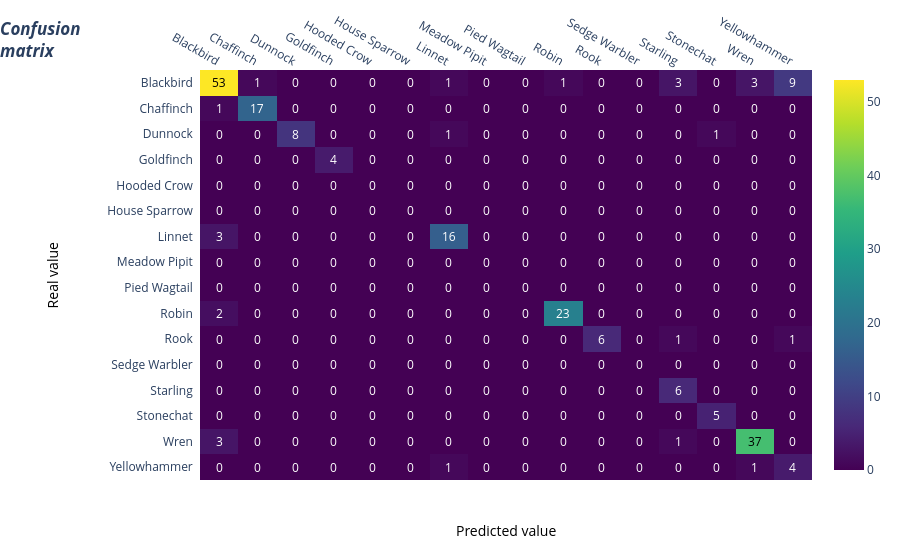

Write notebook code for a chart like this one.
### Code cell
#pred_lists = model_bal.predict(val_ds)
#y_pred = np.argmax(pred_lists, axis=-1)
#X          = np.array([X for X,_ in train_ds.unbatch()])
#y_true     = np.array([y for _,y in train_ds.unbatch()])
#pred_df    = pd.DataFrame(pred_lists, columns = categories)

#softmax_prediction_df = pred_df.apply(lambda x: np.exp(x - np.max(x))/np.exp(x - np.max(x)).sum(), axis=1)
# softmax_prediction_df.to_csv('results/'+filename_run+'_softmax_prediction_df.csv')

#cm = confusion_matrix([y for _, y in val_ds.unbatch()], y_pred, labels=[
#                      i for i in range(len(categories))])
#fig = plotly_cm(cm, categories)
#fig

### Figure 1 — Plotly figure (JSON) as saved in the notebook; plotly's stock layout.template omitted (floating-point values rounded to 4 significant figures; data arrays with more than 128 entries replaced by an {"elided": "..."} marker saying what was removed)
{"data": [{"colorscale": [[0, "#440154"], [0.1111, "#482878"], [0.2222, "#3e4989"], [0.3333, "#31688e"], [0.4444, "#26828e"], [0.5556, "#1f9e89"], [0.6667, "#35b779"], [0.7778, "#6ece58"], [0.8889, "#b5de2b"], [1, "#fde725"]], "reversescale": false, "showscale": true, "type": "heatmap", "x": ["Blackbird", "Chaffinch", "Dunnock", "Goldfinch", "Hooded Crow", "House Sparrow", "Linnet", "Meadow Pipit", "Pied Wagtail", "Robin", "Rook", "Sedge Warbler", "Starling", "Stonechat", "Wren", "Yellowhammer"], "y": ["Blackbird", "Chaffinch", "Dunnock", "Goldfinch", "Hooded Crow", "House Sparrow", "Linnet", "Meadow Pipit", "Pied Wagtail", "Robin", "Rook", "Sedge Warbler", "Starling", "Stonechat", "Wren", "Yellowhammer"], "z": {"elided": "16x16 int values"}}], "layout": {"annotations": [{"font": {"color": "#000000"}, "showarrow": false, "text": "53", "x": "Blackbird", "xref": "x", "y": "Blackbird", "yref": "y"}, {"font": {"color": "#FFFFFF"}, "showarrow": false, "text": "1", "x": "Chaffinch", "xref": "x", "y": "Blackbird", "yref": "y"}, {"font": {"color": "#FFFFFF"}, "showarrow": false, "text": "0", "x": "Dunnock", "xref": "x", "y": "Blackbird", "yref": "y"}, {"font": {"color": "#FFFFFF"}, "showarrow": false, "text": "0", "x": "Goldfinch", "xref": "x", "y": "Blackbird", "yref": "y"}, {"font": {"color": "#FFFFFF"}, "showarrow": false, "text": "0", "x": "Hooded Crow", "xref": "x", "y": "Blackbird", "yref": "y"}, {"font": {"color": "#FFFFFF"}, "showarrow": false, "text": "0", "x": "House Sparrow", "xref": "x", "y": "Blackbird", "yref": "y"}, {"font": {"color": "#FFFFFF"}, "showarrow": false, "text": "1", "x": "Linnet", "xref": "x", "y": "Blackbird", "yref": "y"}, {"font": {"color": "#FFFFFF"}, "showarrow": false, "text": "0", "x": "Meadow Pipit", "xref": "x", "y": "Blackbird", "yref": "y"}, {"font": {"color": "#FFFFFF"}, "showarrow": false, "text": "0", "x": "Pied Wagtail", "xref": "x", "y": "Blackbird", "yref": "y"}, {"font": {"color": "#FFFFFF"}, "showarrow": false, "text": "1", "x": "Robin", "xref": "x", "y": "Blackbird", "yref": "y"}, {"font": {"color": "#FFFFFF"}, "showarrow": false, "text": "0", "x": "Rook", "xref": "x", "y": "Blackbird", "yref": "y"}, {"font": {"color": "#FFFFFF"}, "showarrow": false, "text": "0", "x": "Sedge Warbler", "xref": "x", "y": "Blackbird", "yref": "y"}, {"font": {"color": "#FFFFFF"}, "showarrow": false, "text": "3", "x": "Starling", "xref": "x", "y": "Blackbird", "yref": "y"}, {"font": {"color": "#FFFFFF"}, "showarrow": false, "text": "0", "x": "Stonechat", "xref": "x", "y": "Blackbird", "yref": "y"}, {"font": {"color": "#FFFFFF"}, "showarrow": false, "text": "3", "x": "Wren", "xref": "x", "y": "Blackbird", "yref": "y"}, {"font": {"color": "#FFFFFF"}, "showarrow": false, "text": "9", "x": "Yellowhammer", "xref": "x", "y": "Blackbird", "yref": "y"}, {"font": {"color": "#FFFFFF"}, "showarrow": false, "text": "1", "x": "Blackbird", "xref": "x", "y": "Chaffinch", "yref": "y"}, {"font": {"color": "#FFFFFF"}, "showarrow": false, "text": "17", "x": "Chaffinch", "xref": "x", "y": "Chaffinch", "yref": "y"}, {"font": {"color": "#FFFFFF"}, "showarrow": false, "text": "0", "x": "Dunnock", "xref": "x", "y": "Chaffinch", "yref": "y"}, {"font": {"color": "#FFFFFF"}, "showarrow": false, "text": "0", "x": "Goldfinch", "xref": "x", "y": "Chaffinch", "yref": "y"}, {"font": {"color": "#FFFFFF"}, "showarrow": false, "text": "0", "x": "Hooded Crow", "xref": "x", "y": "Chaffinch", "yref": "y"}, {"font": {"color": "#FFFFFF"}, "showarrow": false, "text": "0", "x": "House Sparrow", "xref": "x", "y": "Chaffinch", "yref": "y"}, {"font": {"color": "#FFFFFF"}, "showarrow": false, "text": "0", "x": "Linnet", "xref": "x", "y": "Chaffinch", "yref": "y"}, {"font": {"color": "#FFFFFF"}, "showarrow": false, "text": "0", "x": "Meadow Pipit", "xref": "x", "y": "Chaffinch", "yref": "y"}, {"font": {"color": "#FFFFFF"}, "showarrow": false, "text": "0", "x": "Pied Wagtail", "xref": "x", "y": "Chaffinch", "yref": "y"}, {"font": {"color": "#FFFFFF"}, "showarrow": false, "text": "0", "x": "Robin", "xref": "x", "y": "Chaffinch", "yref": "y"}, {"font": {"color": "#FFFFFF"}, "showarrow": false, "text": "0", "x": "Rook", "xref": "x", "y": "Chaffinch", "yref": "y"}, {"font": {"color": "#FFFFFF"}, "showarrow": false, "text": "0", "x": "Sedge Warbler", "xref": "x", "y": "Chaffinch", "yref": "y"}, {"font": {"color": "#FFFFFF"}, "showarrow": false, "text": "0", "x": "Starling", "xref": "x", "y": "Chaffinch", "yref": "y"}, {"font": {"color": "#FFFFFF"}, "showarrow": false, "text": "0", "x": "Stonechat", "xref": "x", "y": "Chaffinch", "yref": "y"}, {"font": {"color": "#FFFFFF"}, "showarrow": false, "text": "0", "x": "Wren", "xref": "x", "y": "Chaffinch", "yref": "y"}, {"font": {"color": "#FFFFFF"}, "showarrow": false, "text": "0", "x": "Yellowhammer", "xref": "x", "y": "Chaffinch", "yref": "y"}, {"font": {"color": "#FFFFFF"}, "showarrow": false, "text": "0", "x": "Blackbird", "xref": "x", "y": "Dunnock", "yref": "y"}, {"font": {"color": "#FFFFFF"}, "showarrow": false, "text": "0", "x": "Chaffinch", "xref": "x", "y": "Dunnock", "yref": "y"}, {"font": {"color": "#FFFFFF"}, "showarrow": false, "text": "8", "x": "Dunnock", "xref": "x", "y": "Dunnock", "yref": "y"}, {"font": {"color": "#FFFFFF"}, "showarrow": false, "text": "0", "x": "Goldfinch", "xref": "x", "y": "Dunnock", "yref": "y"}, {"font": {"color": "#FFFFFF"}, "showarrow": false, "text": "0", "x": "Hooded Crow", "xref": "x", "y": "Dunnock", "yref": "y"}, {"font": {"color": "#FFFFFF"}, "showarrow": false, "text": "0", "x": "House Sparrow", "xref": "x", "y": "Dunnock", "yref": "y"}, {"font": {"color": "#FFFFFF"}, "showarrow": false, "text": "1", "x": "Linnet", "xref": "x", "y": "Dunnock", "yref": "y"}, {"font": {"color": "#FFFFFF"}, "showarrow": false, "text": "0", "x": "Meadow Pipit", "xref": "x", "y": "Dunnock", "yref": "y"}, {"font": {"color": "#FFFFFF"}, "showarrow": false, "text": "0", "x": "Pied Wagtail", "xref": "x", "y": "Dunnock", "yref": "y"}, {"font": {"color": "#FFFFFF"}, "showarrow": false, "text": "0", "x": "Robin", "xref": "x", "y": "Dunnock", "yref": "y"}, {"font": {"color": "#FFFFFF"}, "showarrow": false, "text": "0", "x": "Rook", "xref": "x", "y": "Dunnock", "yref": "y"}, {"font": {"color": "#FFFFFF"}, "showarrow": false, "text": "0", "x": "Sedge Warbler", "xref": "x", "y": "Dunnock", "yref": "y"}, {"font": {"color": "#FFFFFF"}, "showarrow": false, "text": "0", "x": "Starling", "xref": "x", "y": "Dunnock", "yref": "y"}, {"font": {"color": "#FFFFFF"}, "showarrow": false, "text": "1", "x": "Stonechat", "xref": "x", "y": "Dunnock", "yref": "y"}, {"font": {"color": "#FFFFFF"}, "showarrow": false, "text": "0", "x": "Wren", "xref": "x", "y": "Dunnock", "yref": "y"}, {"font": {"color": "#FFFFFF"}, "showarrow": false, "text": "0", "x": "Yellowhammer", "xref": "x", "y": "Dunnock", "yref": "y"}, {"font": {"color": "#FFFFFF"}, "showarrow": false, "text": "0", "x": "Blackbird", "xref": "x", "y": "Goldfinch", "yref": "y"}, {"font": {"color": "#FFFFFF"}, "showarrow": false, "text": "0", "x": "Chaffinch", "xref": "x", "y": "Goldfinch", "yref": "y"}, {"font": {"color": "#FFFFFF"}, "showarrow": false, "text": "0", "x": "Dunnock", "xref": "x", "y": "Goldfinch", "yref": "y"}, {"font": {"color": "#FFFFFF"}, "showarrow": false, "text": "4", "x": "Goldfinch", "xref": "x", "y": "Goldfinch", "yref": "y"}, {"font": {"color": "#FFFFFF"}, "showarrow": false, "text": "0", "x": "Hooded Crow", "xref": "x", "y": "Goldfinch", "yref": "y"}, {"font": {"color": "#FFFFFF"}, "showarrow": false, "text": "0", "x": "House Sparrow", "xref": "x", "y": "Goldfinch", "yref": "y"}, {"font": {"color": "#FFFFFF"}, "showarrow": false, "text": "0", "x": "Linnet", "xref": "x", "y": "Goldfinch", "yref": "y"}, {"font": {"color": "#FFFFFF"}, "showarrow": false, "text": "0", "x": "Meadow Pipit", "xref": "x", "y": "Goldfinch", "yref": "y"}, {"font": {"color": "#FFFFFF"}, "showarrow": false, "text": "0", "x": "Pied Wagtail", "xref": "x", "y": "Goldfinch", "yref": "y"}, {"font": {"color": "#FFFFFF"}, "showarrow": false, "text": "0", "x": "Robin", "xref": "x", "y": "Goldfinch", "yref": "y"}, {"font": {"color": "#FFFFFF"}, "showarrow": false, "text": "0", "x": "Rook", "xref": "x", "y": "Goldfinch", "yref": "y"}, {"font": {"color": "#FFFFFF"}, "showarrow": false, "text": "0", "x": "Sedge Warbler", "xref": "x", "y": "Goldfinch", "yref": "y"}, {"font": {"color": "#FFFFFF"}, "showarrow": false, "text": "0", "x": "Starling", "xref": "x", "y": "Goldfinch", "yref": "y"}, {"font": {"color": "#FFFFFF"}, "showarrow": false, "text": "0", "x": "Stonechat", "xref": "x", "y": "Goldfinch", "yref": "y"}, {"font": {"color": "#FFFFFF"}, "showarrow": false, "text": "0", "x": "Wren", "xref": "x", "y": "Goldfinch", "yref": "y"}, {"font": {"color": "#FFFFFF"}, "showarrow": false, "text": "0", "x": "Yellowhammer", "xref": "x", "y": "Goldfinch", "yref": "y"}, {"font": {"color": "#FFFFFF"}, "showarrow": false, "text": "0", "x": "Blackbird", "xref": "x", "y": "Hooded Crow", "yref": "y"}, {"font": {"color": "#FFFFFF"}, "showarrow": false, "text": "0", "x": "Chaffinch", "xref": "x", "y": "Hooded Crow", "yref": "y"}, {"font": {"color": "#FFFFFF"}, "showarrow": false, "text": "0", "x": "Dunnock", "xref": "x", "y": "Hooded Crow", "yref": "y"}, {"font": {"color": "#FFFFFF"}, "showarrow": false, "text": "0", "x": "Goldfinch", "xref": "x", "y": "Hooded Crow", "yref": "y"}, {"font": {"color": "#FFFFFF"}, "showarrow": false, "text": "0", "x": "Hooded Crow", "xref": "x", "y": "Hooded Crow", "yref": "y"}, {"font": {"color": "#FFFFFF"}, "showarrow": false, "text": "0", "x": "House Sparrow", "xref": "x", "y": "Hooded Crow", "yref": "y"}, {"font": {"color": "#FFFFFF"}, "showarrow": false, "text": "0", "x": "Linnet", "xref": "x", "y": "Hooded Crow", "yref": "y"}, {"font": {"color": "#FFFFFF"}, "showarrow": false, "text": "0", "x": "Meadow Pipit", "xref": "x", "y": "Hooded Crow", "yref": "y"}, {"font": {"color": "#FFFFFF"}, "showarrow": false, "text": "0", "x": "Pied Wagtail", "xref": "x", "y": "Hooded Crow", "yref": "y"}, {"font": {"color": "#FFFFFF"}, "showarrow": false, "text": "0", "x": "Robin", "xref": "x", "y": "Hooded Crow", "yref": "y"}, {"font": {"color": "#FFFFFF"}, "showarrow": false, "text": "0", "x": "Rook", "xref": "x", "y": "Hooded Crow", "yref": "y"}, {"font": {"color": "#FFFFFF"}, "showarrow": false, "text": "0", "x": "Sedge Warbler", "xref": "x", "y": "Hooded Crow", "yref": "y"}, {"font": {"color": "#FFFFFF"}, "showarrow": false, "text": "0", "x": "Starling", "xref": "x", "y": "Hooded Crow", "yref": "y"}, {"font": {"color": "#FFFFFF"}, "showarrow": false, "text": "0", "x": "Stonechat", "xref": "x", "y": "Hooded Crow", "yref": "y"}, {"font": {"color": "#FFFFFF"}, "showarrow": false, "text": "0", "x": "Wren", "xref": "x", "y": "Hooded Crow", "yref": "y"}, {"font": {"color": "#FFFFFF"}, "showarrow": false, "text": "0", "x": "Yellowhammer", "xref": "x", "y": "Hooded Crow", "yref": "y"}, {"font": {"color": "#FFFFFF"}, "showarrow": false, "text": "0", "x": "Blackbird", "xref": "x", "y": "House Sparrow", "yref": "y"}, {"font": {"color": "#FFFFFF"}, "showarrow": false, "text": "0", "x": "Chaffinch", "xref": "x", "y": "House Sparrow", "yref": "y"}, {"font": {"color": "#FFFFFF"}, "showarrow": false, "text": "0", "x": "Dunnock", "xref": "x", "y": "House Sparrow", "yref": "y"}, {"font": {"color": "#FFFFFF"}, "showarrow": false, "text": "0", "x": "Goldfinch", "xref": "x", "y": "House Sparrow", "yref": "y"}, {"font": {"color": "#FFFFFF"}, "showarrow": false, "text": "0", "x": "Hooded Crow", "xref": "x", "y": "House Sparrow", "yref": "y"}, {"font": {"color": "#FFFFFF"}, "showarrow": false, "text": "0", "x": "House Sparrow", "xref": "x", "y": "House Sparrow", "yref": "y"}, {"font": {"color": "#FFFFFF"}, "showarrow": false, "text": "0", "x": "Linnet", "xref": "x", "y": "House Sparrow", "yref": "y"}, {"font": {"color": "#FFFFFF"}, "showarrow": false, "text": "0", "x": "Meadow Pipit", "xref": "x", "y": "House Sparrow", "yref": "y"}, {"font": {"color": "#FFFFFF"}, "showarrow": false, "text": "0", "x": "Pied Wagtail", "xref": "x", "y": "House Sparrow", "yref": "y"}, {"font": {"color": "#FFFFFF"}, "showarrow": false, "text": "0", "x": "Robin", "xref": "x", "y": "House Sparrow", "yref": "y"}, {"font": {"color": "#FFFFFF"}, "showarrow": false, "text": "0", "x": "Rook", "xref": "x", "y": "House Sparrow", "yref": "y"}, {"font": {"color": "#FFFFFF"}, "showarrow": false, "text": "0", "x": "Sedge Warbler", "xref": "x", "y": "House Sparrow", "yref": "y"}, {"font": {"color": "#FFFFFF"}, "showarrow": false, "text": "0", "x": "Starling", "xref": "x", "y": "House Sparrow", "yref": "y"}, {"font": {"color": "#FFFFFF"}, "showarrow": false, "text": "0", "x": "Stonechat", "xref": "x", "y": "House Sparrow", "yref": "y"}, {"font": {"color": "#FFFFFF"}, "showarrow": false, "text": "0", "x": "Wren", "xref": "x", "y": "House Sparrow", "yref": "y"}, {"font": {"color": "#FFFFFF"}, "showarrow": false, "text": "0", "x": "Yellowhammer", "xref": "x", "y": "House Sparrow", "yref": "y"}, {"font": {"color": "#FFFFFF"}, "showarrow": false, "text": "3", "x": "Blackbird", "xref": "x", "y": "Linnet", "yref": "y"}, {"font": {"color": "#FFFFFF"}, "showarrow": false, "text": "0", "x": "Chaffinch", "xref": "x", "y": "Linnet", "yref": "y"}, {"font": {"color": "#FFFFFF"}, "showarrow": false, "text": "0", "x": "Dunnock", "xref": "x", "y": "Linnet", "yref": "y"}, {"font": {"color": "#FFFFFF"}, "showarrow": false, "text": "0", "x": "Goldfinch", "xref": "x", "y": "Linnet", "yref": "y"}, {"font": {"color": "#FFFFFF"}, "showarrow": false, "text": "0", "x": "Hooded Crow", "xref": "x", "y": "Linnet", "yref": "y"}, {"font": {"color": "#FFFFFF"}, "showarrow": false, "text": "0", "x": "House Sparrow", "xref": "x", "y": "Linnet", "yref": "y"}, {"font": {"color": "#FFFFFF"}, "showarrow": false, "text": "16", "x": "Linnet", "xref": "x", "y": "Linnet", "yref": "y"}, {"font": {"color": "#FFFFFF"}, "showarrow": false, "text": "0", "x": "Meadow Pipit", "xref": "x", "y": "Linnet", "yref": "y"}, {"font": {"color": "#FFFFFF"}, "showarrow": false, "text": "0", "x": "Pied Wagtail", "xref": "x", "y": "Linnet", "yref": "y"}, {"font": {"color": "#FFFFFF"}, "showarrow": false, "text": "0", "x": "Robin", "xref": "x", "y": "Linnet", "yref": "y"}, {"font": {"color": "#FFFFFF"}, "showarrow": false, "text": "0", "x": "Rook", "xref": "x", "y": "Linnet", "yref": "y"}, {"font": {"color": "#FFFFFF"}, "showarrow": false, "text": "0", "x": "Sedge Warbler", "xref": "x", "y": "Linnet", "yref": "y"}, {"font": {"color": "#FFFFFF"}, "showarrow": false, "text": "0", "x": "Starling", "xref": "x", "y": "Linnet", "yref": "y"}, {"font": {"color": "#FFFFFF"}, "showarrow": false, "text": "0", "x": "Stonechat", "xref": "x", "y": "Linnet", "yref": "y"}, {"font": {"color": "#FFFFFF"}, "showarrow": false, "text": "0", "x": "Wren", "xref": "x", "y": "Linnet", "yref": "y"}, {"font": {"color": "#FFFFFF"}, "showarrow": false, "text": "0", "x": "Yellowhammer", "xref": "x", "y": "Linnet", "yref": "y"}, {"font": {"color": "#FFFFFF"}, "showarrow": false, "text": "0", "x": "Blackbird", "xref": "x", "y": "Meadow Pipit", "yref": "y"}, {"font": {"color": "#FFFFFF"}, "showarrow": false, "text": "0", "x": "Chaffinch", "xref": "x", "y": "Meadow Pipit", "yref": "y"}, {"font": {"color": "#FFFFFF"}, "showarrow": false, "text": "0", "x": "Dunnock", "xref": "x", "y": "Meadow Pipit", "yref": "y"}, {"font": {"color": "#FFFFFF"}, "showarrow": false, "text": "0", "x": "Goldfinch", "xref": "x", "y": "Meadow Pipit", "yref": "y"}, {"font": {"color": "#FFFFFF"}, "showarrow": false, "text": "0", "x": "Hooded Crow", "xref": "x", "y": "Meadow Pipit", "yref": "y"}, {"font": {"color": "#FFFFFF"}, "showarrow": false, "text": "0", "x": "House Sparrow", "xref": "x", "y": "Meadow Pipit", "yref": "y"}, {"font": {"color": "#FFFFFF"}, "showarrow": false, "text": "0", "x": "Linnet", "xref": "x", "y": "Meadow Pipit", "yref": "y"}, {"font": {"color": "#FFFFFF"}, "showarrow": false, "text": "0", "x": "Meadow Pipit", "xref": "x", "y": "Meadow Pipit", "yref": "y"}, {"font": {"color": "#FFFFFF"}, "showarrow": false, "text": "0", "x": "Pied Wagtail", "xref": "x", "y": "Meadow Pipit", "yref": "y"}, {"font": {"color": "#FFFFFF"}, "showarrow": false, "text": "0", "x": "Robin", "xref": "x", "y": "Meadow Pipit", "yref": "y"}, {"font": {"color": "#FFFFFF"}, "showarrow": false, "text": "0", "x": "Rook", "xref": "x", "y": "Meadow Pipit", "yref": "y"}, {"font": {"color": "#FFFFFF"}, "showarrow": false, "text": "0", "x": "Sedge Warbler", "xref": "x", "y": "Meadow Pipit", "yref": "y"}, {"font": {"color": "#FFFFFF"}, "showarrow": false, "text": "0", "x": "Starling", "xref": "x", "y": "Meadow Pipit", "yref": "y"}, {"font": {"color": "#FFFFFF"}, "showarrow": false, "text": "0", "x": "Stonechat", "xref": "x", "y": "Meadow Pipit", "yref": "y"}, {"font": {"color": "#FFFFFF"}, "showarrow": false, "text": "0", "x": "Wren", "xref": "x", "y": "Meadow Pipit", "yref": "y"}, {"font": {"color": "#FFFFFF"}, "showarrow": false, "text": "0", "x": "Yellowhammer", "xref": "x", "y": "Meadow Pipit", "yref": "y"}, {"font": {"color": "#FFFFFF"}, "showarrow": false, "text": "0", "x": "Blackbird", "xref": "x", "y": "Pied Wagtail", "yref": "y"}, {"font": {"color": "#FFFFFF"}, "showarrow": false, "text": "0", "x": "Chaffinch", "xref": "x", "y": "Pied Wagtail", "yref": "y"}, {"font": {"color": "#FFFFFF"}, "showarrow": false, "text": "0", "x": "Dunnock", "xref": "x", "y": "Pied Wagtail", "yref": "y"}, {"font": {"color": "#FFFFFF"}, "showarrow": false, "text": "0", "x": "Goldfinch", "xref": "x", "y": "Pied Wagtail", "yref": "y"}, {"font": {"color": "#FFFFFF"}, "showarrow": false, "text": "0", "x": "Hooded Crow", "xref": "x", "y": "Pied Wagtail", "yref": "y"}, {"font": {"color": "#FFFFFF"}, "showarrow": false, "text": "0", "x": "House Sparrow", "xref": "x", "y": "Pied Wagtail", "yref": "y"}, {"font": {"color": "#FFFFFF"}, "showarrow": false, "text": "0", "x": "Linnet", "xref": "x", "y": "Pied Wagtail", "yref": "y"}, {"font": {"color": "#FFFFFF"}, "showarrow": false, "text": "0", "x": "Meadow Pipit", "xref": "x", "y": "Pied Wagtail", "yref": "y"}, {"font": {"color": "#FFFFFF"}, "showarrow": false, "text": "0", "x": "Pied Wagtail", "xref": "x", "y": "Pied Wagtail", "yref": "y"}, {"font": {"color": "#FFFFFF"}, "showarrow": false, "text": "0", "x": "Robin", "xref": "x", "y": "Pied Wagtail", "yref": "y"}, {"font": {"color": "#FFFFFF"}, "showarrow": false, "text": "0", "x": "Rook", "xref": "x", "y": "Pied Wagtail", "yref": "y"}, {"font": {"color": "#FFFFFF"}, "showarrow": false, "text": "0", "x": "Sedge Warbler", "xref": "x", "y": "Pied Wagtail", "yref": "y"}, {"font": {"color": "#FFFFFF"}, "showarrow": false, "text": "0", "x": "Starling", "xref": "x", "y": "Pied Wagtail", "yref": "y"}, {"font": {"color": "#FFFFFF"}, "showarrow": false, "text": "0", "x": "Stonechat", "xref": "x", "y": "Pied Wagtail", "yref": "y"}, {"font": {"color": "#FFFFFF"}, "showarrow": false, "text": "0", "x": "Wren", "xref": "x", "y": "Pied Wagtail", "yref": "y"}, {"font": {"color": "#FFFFFF"}, "showarrow": false, "text": "0", "x": "Yellowhammer", "xref": "x", "y": "Pied Wagtail", "yref": "y"}, {"font": {"color": "#FFFFFF"}, "showarrow": false, "text": "2", "x": "Blackbird", "xref": "x", "y": "Robin", "yref": "y"}, {"font": {"color": "#FFFFFF"}, "showarrow": false, "text": "0", "x": "Chaffinch", "xref": "x", "y": "Robin", "yref": "y"}, {"font": {"color": "#FFFFFF"}, "showarrow": false, "text": "0", "x": "Dunnock", "xref": "x", "y": "Robin", "yref": "y"}, {"font": {"color": "#FFFFFF"}, "showarrow": false, "text": "0", "x": "Goldfinch", "xref": "x", "y": "Robin", "yref": "y"}, {"font": {"color": "#FFFFFF"}, "showarrow": false, "text": "0", "x": "Hooded Crow", "xref": "x", "y": "Robin", "yref": "y"}, {"font": {"color": "#FFFFFF"}, "showarrow": false, "text": "0", "x": "House Sparrow", "xref": "x", "y": "Robin", "yref": "y"}, {"font": {"color": "#FFFFFF"}, "showarrow": false, "text": "0", "x": "Linnet", "xref": "x", "y": "Robin", "yref": "y"}, {"font": {"color": "#FFFFFF"}, "showarrow": false, "text": "0", "x": "Meadow Pipit", "xref": "x", "y": "Robin", "yref": "y"}, {"font": {"color": "#FFFFFF"}, "showarrow": false, "text": "0", "x": "Pied Wagtail", "xref": "x", "y": "Robin", "yref": "y"}, {"font": {"color": "#FFFFFF"}, "showarrow": false, "text": "23", "x": "Robin", "xref": "x", "y": "Robin", "yref": "y"}, {"font": {"color": "#FFFFFF"}, "showarrow": false, "text": "0", "x": "Rook", "xref": "x", "y": "Robin", "yref": "y"}, {"font": {"color": "#FFFFFF"}, "showarrow": false, "text": "0", "x": "Sedge Warbler", "xref": "x", "y": "Robin", "yref": "y"}, {"font": {"color": "#FFFFFF"}, "showarrow": false, "text": "0", "x": "Starling", "xref": "x", "y": "Robin", "yref": "y"}, {"font": {"color": "#FFFFFF"}, "showarrow": false, "text": "0", "x": "Stonechat", "xref": "x", "y": "Robin", "yref": "y"}, {"font": {"color": "#FFFFFF"}, "showarrow": false, "text": "0", "x": "Wren", "xref": "x", "y": "Robin", "yref": "y"}, {"font": {"color": "#FFFFFF"}, "showarrow": false, "text": "0", "x": "Yellowhammer", "xref": "x", "y": "Robin", "yref": "y"}, {"font": {"color": "#FFFFFF"}, "showarrow": false, "text": "0", "x": "Blackbird", "xref": "x", "y": "Rook", "yref": "y"}, {"font": {"color": "#FFFFFF"}, "showarrow": false, "text": "0", "x": "Chaffinch", "xref": "x", "y": "Rook", "yref": "y"}, {"font": {"color": "#FFFFFF"}, "showarrow": false, "text": "0", "x": "Dunnock", "xref": "x", "y": "Rook", "yref": "y"}, {"font": {"color": "#FFFFFF"}, "showarrow": false, "text": "0", "x": "Goldfinch", "xref": "x", "y": "Rook", "yref": "y"}, {"font": {"color": "#FFFFFF"}, "showarrow": false, "text": "0", "x": "Hooded Crow", "xref": "x", "y": "Rook", "yref": "y"}, {"font": {"color": "#FFFFFF"}, "showarrow": false, "text": "0", "x": "House Sparrow", "xref": "x", "y": "Rook", "yref": "y"}, {"font": {"color": "#FFFFFF"}, "showarrow": false, "text": "0", "x": "Linnet", "xref": "x", "y": "Rook", "yref": "y"}, {"font": {"color": "#FFFFFF"}, "showarrow": false, "text": "0", "x": "Meadow Pipit", "xref": "x", "y": "Rook", "yref": "y"}, {"font": {"color": "#FFFFFF"}, "showarrow": false, "text": "0", "x": "Pied Wagtail", "xref": "x", "y": "Rook", "yref": "y"}, {"font": {"color": "#FFFFFF"}, "showarrow": false, "text": "0", "x": "Robin", "xref": "x", "y": "Rook", "yref": "y"}, {"font": {"color": "#FFFFFF"}, "showarrow": false, "text": "6", "x": "Rook", "xref": "x", "y": "Rook", "yref": "y"}, {"font": {"color": "#FFFFFF"}, "showarrow": false, "text": "0", "x": "Sedge Warbler", "xref": "x", "y": "Rook", "yref": "y"}, {"font": {"color": "#FFFFFF"}, "showarrow": false, "text": "1", "x": "Starling", "xref": "x", "y": "Rook", "yref": "y"}, {"font": {"color": "#FFFFFF"}, "showarrow": false, "text": "0", "x": "Stonechat", "xref": "x", "y": "Rook", "yref": "y"}, {"font": {"color": "#FFFFFF"}, "showarrow": false, "text": "0", "x": "Wren", "xref": "x", "y": "Rook", "yref": "y"}, {"font": {"color": "#FFFFFF"}, "showarrow": false, "text": "1", "x": "Yellowhammer", "xref": "x", "y": "Rook", "yref": "y"}, {"font": {"color": "#FFFFFF"}, "showarrow": false, "text": "0", "x": "Blackbird", "xref": "x", "y": "Sedge Warbler", "yref": "y"}, {"font": {"color": "#FFFFFF"}, "showarrow": false, "text": "0", "x": "Chaffinch", "xref": "x", "y": "Sedge Warbler", "yref": "y"}, {"font": {"color": "#FFFFFF"}, "showarrow": false, "text": "0", "x": "Dunnock", "xref": "x", "y": "Sedge Warbler", "yref": "y"}, {"font": {"color": "#FFFFFF"}, "showarrow": false, "text": "0", "x": "Goldfinch", "xref": "x", "y": "Sedge Warbler", "yref": "y"}, {"font": {"color": "#FFFFFF"}, "showarrow": false, "text": "0", "x": "Hooded Crow", "xref": "x", "y": "Sedge Warbler", "yref": "y"}, {"font": {"color": "#FFFFFF"}, "showarrow": false, "text": "0", "x": "House Sparrow", "xref": "x", "y": "Sedge Warbler", "yref": "y"}, {"font": {"color": "#FFFFFF"}, "showarrow": false, "text": "0", "x": "Linnet", "xref": "x", "y": "Sedge Warbler", "yref": "y"}, {"font": {"color": "#FFFFFF"}, "showarrow": false, "text": "0", "x": "Meadow Pipit", "xref": "x", "y": "Sedge Warbler", "yref": "y"}, {"font": {"color": "#FFFFFF"}, "showarrow": false, "text": "0", "x": "Pied Wagtail", "xref": "x", "y": "Sedge Warbler", "yref": "y"}, {"font": {"color": "#FFFFFF"}, "showarrow": false, "text": "0", "x": "Robin", "xref": "x", "y": "Sedge Warbler", "yref": "y"}, {"font": {"color": "#FFFFFF"}, "showarrow": false, "text": "0", "x": "Rook", "xref": "x", "y": "Sedge Warbler", "yref": "y"}, {"font": {"color": "#FFFFFF"}, "showarrow": false, "text": "0", "x": "Sedge Warbler", "xref": "x", "y": "Sedge Warbler", "yref": "y"}, {"font": {"color": "#FFFFFF"}, "showarrow": false, "text": "0", "x": "Starling", "xref": "x", "y": "Sedge Warbler", "yref": "y"}, {"font": {"color": "#FFFFFF"}, "showarrow": false, "text": "0", "x": "Stonechat", "xref": "x", "y": "Sedge Warbler", "yref": "y"}, {"font": {"color": "#FFFFFF"}, "showarrow": false, "text": "0", "x": "Wren", "xref": "x", "y": "Sedge Warbler", "yref": "y"}, {"font": {"color": "#FFFFFF"}, "showarrow": false, "text": "0", "x": "Yellowhammer", "xref": "x", "y": "Sedge Warbler", "yref": "y"}, {"font": {"color": "#FFFFFF"}, "showarrow": false, "text": "0", "x": "Blackbird", "xref": "x", "y": "Starling", "yref": "y"}, {"font": {"color": "#FFFFFF"}, "showarrow": false, "text": "0", "x": "Chaffinch", "xref": "x", "y": "Starling", "yref": "y"}, {"font": {"color": "#FFFFFF"}, "showarrow": false, "text": "0", "x": "Dunnock", "xref": "x", "y": "Starling", "yref": "y"}, {"font": {"color": "#FFFFFF"}, "showarrow": false, "text": "0", "x": "Goldfinch", "xref": "x", "y": "Starling", "yref": "y"}, {"font": {"color": "#FFFFFF"}, "showarrow": false, "text": "0", "x": "Hooded Crow", "xref": "x", "y": "Starling", "yref": "y"}, {"font": {"color": "#FFFFFF"}, "showarrow": false, "text": "0", "x": "House Sparrow", "xref": "x", "y": "Starling", "yref": "y"}, {"font": {"color": "#FFFFFF"}, "showarrow": false, "text": "0", "x": "Linnet", "xref": "x", "y": "Starling", "yref": "y"}, {"font": {"color": "#FFFFFF"}, "showarrow": false, "text": "0", "x": "Meadow Pipit", "xref": "x", "y": "Starling", "yref": "y"}, {"font": {"color": "#FFFFFF"}, "showarrow": false, "text": "0", "x": "Pied Wagtail", "xref": "x", "y": "Starling", "yref": "y"}, {"font": {"color": "#FFFFFF"}, "showarrow": false, "text": "0", "x": "Robin", "xref": "x", "y": "Starling", "yref": "y"}, {"font": {"color": "#FFFFFF"}, "showarrow": false, "text": "0", "x": "Rook", "xref": "x", "y": "Starling", "yref": "y"}, {"font": {"color": "#FFFFFF"}, "showarrow": false, "text": "0", "x": "Sedge Warbler", "xref": "x", "y": "Starling", "yref": "y"}, {"font": {"color": "#FFFFFF"}, "showarrow": false, "text": "6", "x": "Starling", "xref": "x", "y": "Starling", "yref": "y"}, {"font": {"color": "#FFFFFF"}, "showarrow": false, "text": "0", "x": "Stonechat", "xref": "x", "y": "Starling", "yref": "y"}, {"font": {"color": "#FFFFFF"}, "showarrow": false, "text": "0", "x": "Wren", "xref": "x", "y": "Starling", "yref": "y"}, {"font": {"color": "#FFFFFF"}, "showarrow": false, "text": "0", "x": "Yellowhammer", "xref": "x", "y": "Starling", "yref": "y"}, {"font": {"color": "#FFFFFF"}, "showarrow": false, "text": "0", "x": "Blackbird", "xref": "x", "y": "Stonechat", "yref": "y"}, {"font": {"color": "#FFFFFF"}, "showarrow": false, "text": "0", "x": "Chaffinch", "xref": "x", "y": "Stonechat", "yref": "y"}, {"font": {"color": "#FFFFFF"}, "showarrow": false, "text": "0", "x": "Dunnock", "xref": "x", "y": "Stonechat", "yref": "y"}, {"font": {"color": "#FFFFFF"}, "showarrow": false, "text": "0", "x": "Goldfinch", "xref": "x", "y": "Stonechat", "yref": "y"}, {"font": {"color": "#FFFFFF"}, "showarrow": false, "text": "0", "x": "Hooded Crow", "xref": "x", "y": "Stonechat", "yref": "y"}, {"font": {"color": "#FFFFFF"}, "showarrow": false, "text": "0", "x": "House Sparrow", "xref": "x", "y": "Stonechat", "yref": "y"}, {"font": {"color": "#FFFFFF"}, "showarrow": false, "text": "0", "x": "Linnet", "xref": "x", "y": "Stonechat", "yref": "y"}, {"font": {"color": "#FFFFFF"}, "showarrow": false, "text": "0", "x": "Meadow Pipit", "xref": "x", "y": "Stonechat", "yref": "y"}, {"font": {"color": "#FFFFFF"}, "showarrow": false, "text": "0", "x": "Pied Wagtail", "xref": "x", "y": "Stonechat", "yref": "y"}, {"font": {"color": "#FFFFFF"}, "showarrow": false, "text": "0", "x": "Robin", "xref": "x", "y": "Stonechat", "yref": "y"}, {"font": {"color": "#FFFFFF"}, "showarrow": false, "text": "0", "x": "Rook", "xref": "x", "y": "Stonechat", "yref": "y"}, {"font": {"color": "#FFFFFF"}, "showarrow": false, "text": "0", "x": "Sedge Warbler", "xref": "x", "y": "Stonechat", "yref": "y"}, {"font": {"color": "#FFFFFF"}, "showarrow": false, "text": "0", "x": "Starling", "xref": "x", "y": "Stonechat", "yref": "y"}, {"font": {"color": "#FFFFFF"}, "showarrow": false, "text": "5", "x": "Stonechat", "xref": "x", "y": "Stonechat", "yref": "y"}, {"font": {"color": "#FFFFFF"}, "showarrow": false, "text": "0", "x": "Wren", "xref": "x", "y": "Stonechat", "yref": "y"}, {"font": {"color": "#FFFFFF"}, "showarrow": false, "text": "0", "x": "Yellowhammer", "xref": "x", "y": "Stonechat", "yref": "y"}, {"font": {"color": "#FFFFFF"}, "showarrow": false, "text": "3", "x": "Blackbird", "xref": "x", "y": "Wren", "yref": "y"}, {"font": {"color": "#FFFFFF"}, "showarrow": false, "text": "0", "x": "Chaffinch", "xref": "x", "y": "Wren", "yref": "y"}, {"font": {"color": "#FFFFFF"}, "showarrow": false, "text": "0", "x": "Dunnock", "xref": "x", "y": "Wren", "yref": "y"}, {"font": {"color": "#FFFFFF"}, "showarrow": false, "text": "0", "x": "Goldfinch", "xref": "x", "y": "Wren", "yref": "y"}, {"font": {"color": "#FFFFFF"}, "showarrow": false, "text": "0", "x": "Hooded Crow", "xref": "x", "y": "Wren", "yref": "y"}, {"font": {"color": "#FFFFFF"}, "showarrow": false, "text": "0", "x": "House Sparrow", "xref": "x", "y": "Wren", "yref": "y"}, {"font": {"color": "#FFFFFF"}, "showarrow": false, "text": "0", "x": "Linnet", "xref": "x", "y": "Wren", "yref": "y"}, {"font": {"color": "#FFFFFF"}, "showarrow": false, "text": "0", "x": "Meadow Pipit", "xref": "x", "y": "Wren", "yref": "y"}, {"font": {"color": "#FFFFFF"}, "showarrow": false, "text": "0", "x": "Pied Wagtail", "xref": "x", "y": "Wren", "yref": "y"}, {"font": {"color": "#FFFFFF"}, "showarrow": false, "text": "0", "x": "Robin", "xref": "x", "y": "Wren", "yref": "y"}, {"font": {"color": "#FFFFFF"}, "showarrow": false, "text": "0", "x": "Rook", "xref": "x", "y": "Wren", "yref": "y"}, {"font": {"color": "#FFFFFF"}, "showarrow": false, "text": "0", "x": "Sedge Warbler", "xref": "x", "y": "Wren", "yref": "y"}, {"font": {"color": "#FFFFFF"}, "showarrow": false, "text": "1", "x": "Starling", "xref": "x", "y": "Wren", "yref": "y"}, {"font": {"color": "#FFFFFF"}, "showarrow": false, "text": "0", "x": "Stonechat", "xref": "x", "y": "Wren", "yref": "y"}, {"font": {"color": "#000000"}, "showarrow": false, "text": "37", "x": "Wren", "xref": "x", "y": "Wren", "yref": "y"}, {"font": {"color": "#FFFFFF"}, "showarrow": false, "text": "0", "x": "Yellowhammer", "xref": "x", "y": "Wren", "yref": "y"}, {"font": {"color": "#FFFFFF"}, "showarrow": false, "text": "0", "x": "Blackbird", "xref": "x", "y": "Yellowhammer", "yref": "y"}, {"font": {"color": "#FFFFFF"}, "showarrow": false, "text": "0", "x": "Chaffinch", "xref": "x", "y": "Yellowhammer", "yref": "y"}, {"font": {"color": "#FFFFFF"}, "showarrow": false, "text": "0", "x": "Dunnock", "xref": "x", "y": "Yellowhammer", "yref": "y"}, {"font": {"color": "#FFFFFF"}, "showarrow": false, "text": "0", "x": "Goldfinch", "xref": "x", "y": "Yellowhammer", "yref": "y"}, {"font": {"color": "#FFFFFF"}, "showarrow": false, "text": "0", "x": "Hooded Crow", "xref": "x", "y": "Yellowhammer", "yref": "y"}, {"font": {"color": "#FFFFFF"}, "showarrow": false, "text": "0", "x": "House Sparrow", "xref": "x", "y": "Yellowhammer", "yref": "y"}, {"font": {"color": "#FFFFFF"}, "showarrow": false, "text": "1", "x": "Linnet", "xref": "x", "y": "Yellowhammer", "yref": "y"}, {"font": {"color": "#FFFFFF"}, "showarrow": false, "text": "0", "x": "Meadow Pipit", "xref": "x", "y": "Yellowhammer", "yref": "y"}, {"font": {"color": "#FFFFFF"}, "showarrow": false, "text": "0", "x": "Pied Wagtail", "xref": "x", "y": "Yellowhammer", "yref": "y"}, {"font": {"color": "#FFFFFF"}, "showarrow": false, "text": "0", "x": "Robin", "xref": "x", "y": "Yellowhammer", "yref": "y"}, {"font": {"color": "#FFFFFF"}, "showarrow": false, "text": "0", "x": "Rook", "xref": "x", "y": "Yellowhammer", "yref": "y"}, {"font": {"color": "#FFFFFF"}, "showarrow": false, "text": "0", "x": "Sedge Warbler", "xref": "x", "y": "Yellowhammer", "yref": "y"}, {"font": {"color": "#FFFFFF"}, "showarrow": false, "text": "0", "x": "Starling", "xref": "x", "y": "Yellowhammer", "yref": "y"}, {"font": {"color": "#FFFFFF"}, "showarrow": false, "text": "0", "x": "Stonechat", "xref": "x", "y": "Yellowhammer", "yref": "y"}, {"font": {"color": "#FFFFFF"}, "showarrow": false, "text": "1", "x": "Wren", "xref": "x", "y": "Yellowhammer", "yref": "y"}, {"font": {"color": "#FFFFFF"}, "showarrow": false, "text": "4", "x": "Yellowhammer", "xref": "x", "y": "Yellowhammer", "yref": "y"}, {"font": {"color": "black", "size": 14}, "showarrow": false, "text": "Predicted value", "x": 0.5, "xref": "paper", "y": -0.15, "yref": "paper"}, {"font": {"color": "black", "size": 14}, "showarrow": false, "text": "Real value", "textangle": -90, "x": -0.26, "xref": "paper", "y": 0.5, "yref": "paper"}], "margin": {"l": 200, "t": 50}, "title": {"text": "<i><b>Confusion<br>matrix</b></i>", "x": 0}, "xaxis": {"dtick": 1, "gridcolor": "rgb(0, 0, 0)", "side": "top", "ticks": ""}, "yaxis": {"autorange": "reversed", "dtick": 1, "ticks": "", "ticksuffix": "  "}}}
